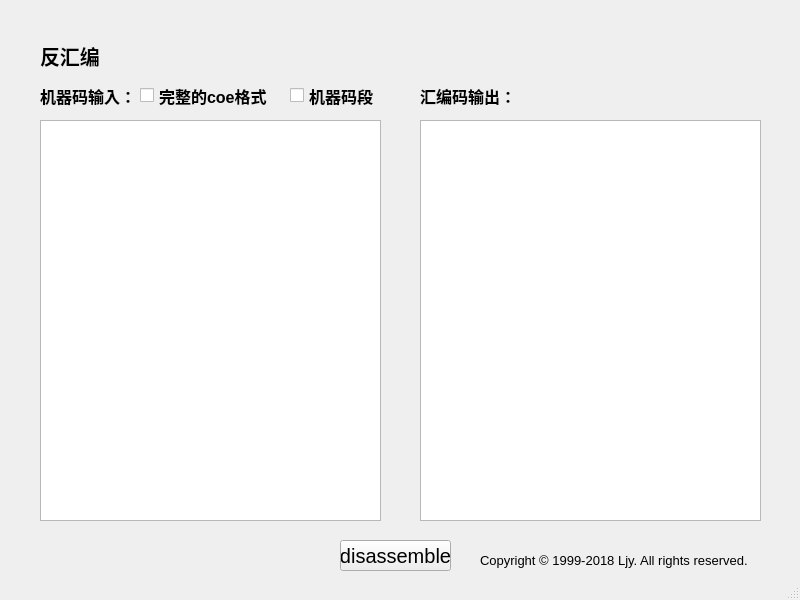
<?xml version="1.0" encoding="UTF-8"?>
<ui version="4.0">
 <class>Window2</class>
 <widget class="QMainWindow" name="Window2">
  <property name="geometry">
   <rect>
    <x>0</x>
    <y>0</y>
    <width>800</width>
    <height>600</height>
   </rect>
  </property>
  <property name="windowTitle">
   <string>MainWindow</string>
  </property>
  <widget class="QWidget" name="centralwidget">
   <widget class="QPlainTextEdit" name="coe_input">
    <property name="geometry">
     <rect>
      <x>40</x>
      <y>120</y>
      <width>341</width>
      <height>401</height>
     </rect>
    </property>
    <property name="font">
     <font>
      <pointsize>12</pointsize>
     </font>
    </property>
   </widget>
   <widget class="QPushButton" name="pushButton">
    <property name="geometry">
     <rect>
      <x>340</x>
      <y>540</y>
      <width>111</width>
      <height>31</height>
     </rect>
    </property>
    <property name="font">
     <font>
      <family>MS UI Gothic</family>
      <pointsize>15</pointsize>
     </font>
    </property>
    <property name="text">
     <string>disassemble</string>
    </property>
   </widget>
   <widget class="QLabel" name="label">
    <property name="geometry">
     <rect>
      <x>40</x>
      <y>40</y>
      <width>121</width>
      <height>31</height>
     </rect>
    </property>
    <property name="font">
     <font>
      <pointsize>15</pointsize>
      <weight>75</weight>
      <bold>true</bold>
     </font>
    </property>
    <property name="text">
     <string>反汇编</string>
    </property>
   </widget>
   <widget class="QLabel" name="label_3">
    <property name="geometry">
     <rect>
      <x>420</x>
      <y>80</y>
      <width>121</width>
      <height>31</height>
     </rect>
    </property>
    <property name="font">
     <font>
      <pointsize>12</pointsize>
      <weight>75</weight>
      <bold>true</bold>
     </font>
    </property>
    <property name="text">
     <string>汇编码输出：</string>
    </property>
   </widget>
   <widget class="QPlainTextEdit" name="asm_output">
    <property name="geometry">
     <rect>
      <x>420</x>
      <y>120</y>
      <width>341</width>
      <height>401</height>
     </rect>
    </property>
    <property name="font">
     <font>
      <pointsize>12</pointsize>
     </font>
    </property>
   </widget>
   <widget class="QLabel" name="label_2">
    <property name="geometry">
     <rect>
      <x>40</x>
      <y>80</y>
      <width>121</width>
      <height>31</height>
     </rect>
    </property>
    <property name="font">
     <font>
      <pointsize>12</pointsize>
      <weight>75</weight>
      <bold>true</bold>
     </font>
    </property>
    <property name="text">
     <string>机器码输入：</string>
    </property>
   </widget>
   <widget class="QCheckBox" name="checkcoe">
    <property name="geometry">
     <rect>
      <x>140</x>
      <y>80</y>
      <width>141</width>
      <height>31</height>
     </rect>
    </property>
    <property name="font">
     <font>
      <pointsize>12</pointsize>
      <weight>75</weight>
      <bold>true</bold>
     </font>
    </property>
    <property name="text">
     <string>完整的coe格式</string>
    </property>
   </widget>
   <widget class="QCheckBox" name="checkseg">
    <property name="geometry">
     <rect>
      <x>290</x>
      <y>80</y>
      <width>131</width>
      <height>31</height>
     </rect>
    </property>
    <property name="font">
     <font>
      <pointsize>12</pointsize>
      <weight>75</weight>
      <bold>true</bold>
     </font>
    </property>
    <property name="text">
     <string>机器码段</string>
    </property>
   </widget>
   <widget class="QLabel" name="label_4">
    <property name="geometry">
     <rect>
      <x>480</x>
      <y>550</y>
      <width>301</width>
      <height>20</height>
     </rect>
    </property>
    <property name="font">
     <font>
      <pointsize>10</pointsize>
      <weight>50</weight>
      <italic>false</italic>
      <bold>false</bold>
     </font>
    </property>
    <property name="text">
     <string>Copyright © 1999-2018 Ljy. All rights reserved.</string>
    </property>
   </widget>
  </widget>
  <widget class="QMenuBar" name="menubar">
   <property name="geometry">
    <rect>
     <x>0</x>
     <y>0</y>
     <width>800</width>
     <height>21</height>
    </rect>
   </property>
  </widget>
  <widget class="QStatusBar" name="statusbar"/>
 </widget>
 <resources/>
 <connections/>
</ui>
